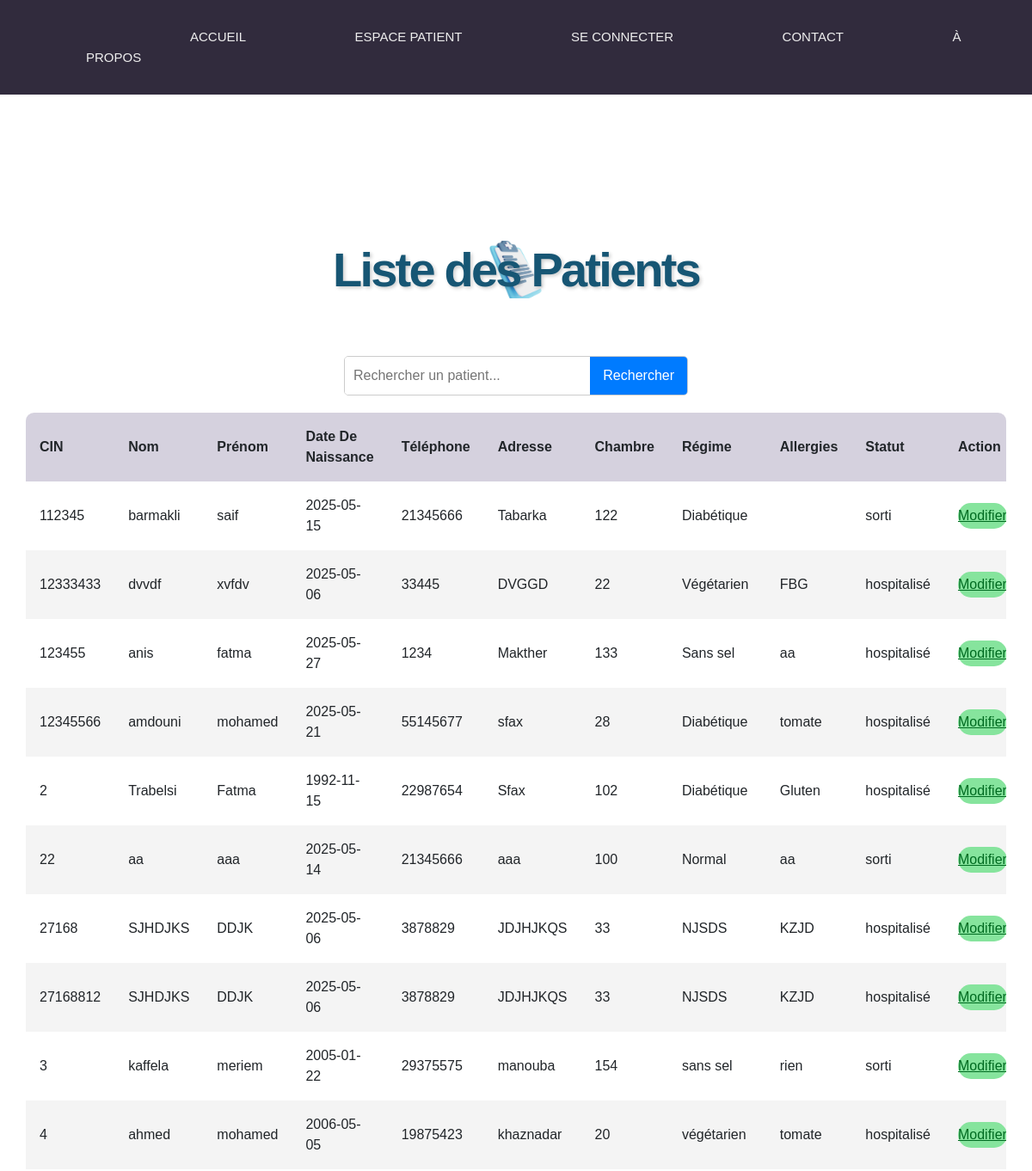
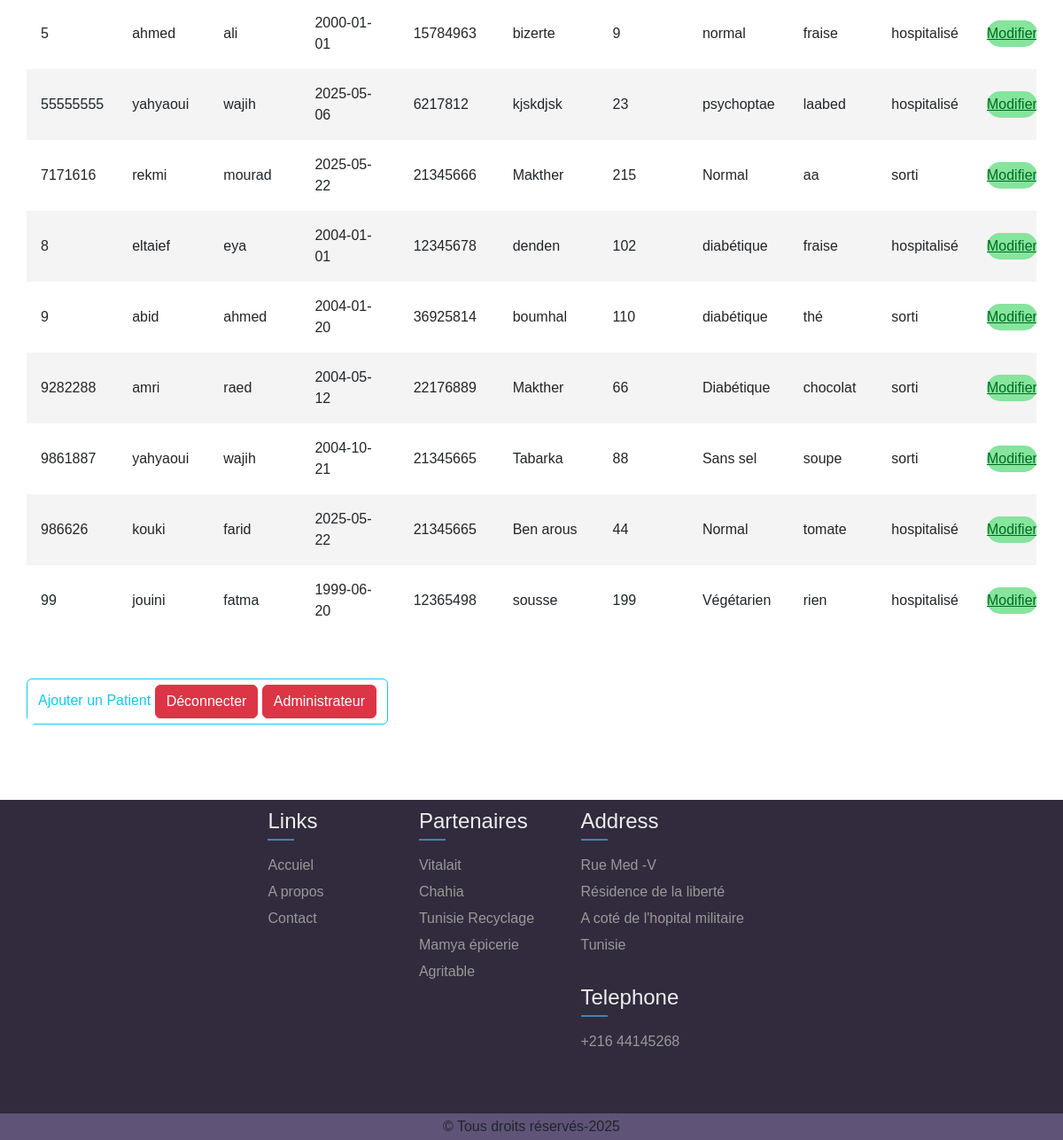
Screenshot of /src/html/liste_patients.php with the database file from the repository (2 pictures, top to bottom).
### tables this page shows
CREATE TABLE `patients` (
  `cin` varchar(8) NOT NULL,
  `nom` varchar(100) NOT NULL,
  `prenom` varchar(100) NOT NULL,
  `date_naissance` date NOT NULL,
  `tel` varchar(50) DEFAULT NULL,
  `adresse` varchar(255) DEFAULT NULL,
  `num_chambre` int(11) DEFAULT NULL,
  `regime` varchar(100) DEFAULT NULL,
  `allergies` text DEFAULT NULL,
  `statut` enum('hospitalisé','sorti') DEFAULT NULL
);

### src/html/liste_patients.php (the view, shortened to what this page needs)
<?php
include('../php/connection.php');
$searchTerm = '';
$sql = "SELECT * FROM patients WHERE nom LIKE ? OR prenom LIKE ? OR cin LIKE ?";
$stmt = $conn->prepare($sql);
$searchTermWithWildcards = '%' . $searchTerm . '%';
$stmt->bind_param('sss', $searchTermWithWildcards, $searchTermWithWildcards, $searchTermWithWildcards);
$stmt->execute();
$result = $stmt->get_result();
?>
<!DOCTYPE html>
<html lang="fr">
<head>
    <link rel="stylesheet" href="../css/patientS.css">
    <link rel="stylesheet" href="https://cdnjs.cloudflare.com/ajax/libs/font-awesome/6.0.0-beta3/css/all.min.css">
    <link href="https://cdn.jsdelivr.net/npm/bootstrap@5.3.5/dist/css/bootstrap.min.css" rel="stylesheet">
</head>
<body>
 <section class="section-1">
    	<header>
	    	<nav>
                <a href="../html/acceuil.html" target="_blank"><i class="acc"></i> Accueil</a>
                <a href="../html/reclamation.html" ><i class="pat"></i> Espace patient</a>
                <a href="../html/login.html" ><i class="log"></i> se connecter</a>
                <a href="../html/contact.html" ><i class="cont"></i> Contact</a>
                <a href="../html/a-propos.html" ><i class="aprop"></i> À propos</a>
            </nav>
    	</header>
    </section>
    <main>
        <section class="patients-section">
            <h1 class="LSP">Liste des Patients</h1>
            <form class="search-form" method="POST">
                <input type="text" placeholder="Rechercher un patient..." name="search" id="search-input" value="<?php echo $searchTerm; ?>">
                <button type="submit" class="search-btn">Rechercher</button>
            </form>
            <section class="table-body">
                <table>
                    <thead>
                        <tr>
                            <th>CIN</th>
                            <th>Nom</th>
                            <th>Prénom</th>
                            <th>Date de naissance</th>
                            <th>Téléphone</th>
                            <th>Adresse</th>
                            <th>Chambre</th>
                            <th>Régime</th>
                            <th>Allergies</th>
                            <th>Statut</th>
                            <th>Action</th>
                        </tr>
                    </thead>
                    <tbody>
                        <?php
                        if ($result && $result->num_rows > 0) {
                            while ($row = $result->fetch_assoc()) {
                                echo "<tr>";
                                echo "<td>" . $row['cin'] . "</td>";
                                echo "<td>" . $row['nom'] . "</td>";
                                echo "<td>" . $row['prenom'] . "</td>";
                                echo "<td>" . $row['date_naissance'] . "</td>";
                                echo "<td>" . $row['tel'] . "</td>";
                                echo "<td>" . $row['adresse'] . "</td>";
                                echo "<td>" . $row['num_chambre'] . "</td>";
                                echo "<td>" . $row['regime'] . "</td>";
                                echo "<td>" . $row['allergies'] . "</td>";
                                echo "<td>" . $row['statut'] . "</td>";
                                echo "<td><a href='edit-statut.php?cin=" . $row['cin'] . "' class='modif'>Modifier</a></td>";
                                echo "</tr>";
                            }
                        } else {
                            echo "<tr><td colspan='10'>Aucun patient trouvé.</td></tr>";
                        }
                        ?>
                    </tbody>
                    </table>
            <br><br>
            <button type="button" class="btn btn-outline-info">
  <a href="add-patient.html" class="btnAj" style="text-decoration: none; color: inherit;">Ajouter un Patient</a>
  <a href="logout.php" class="btn btn-danger" class="btn btn-primary" id="deco">Déconnecter</a>
    <a href="administrateur_dashboard.php" class="btn btn-danger" class="btn btn-primary" id="deco">Administrateur</a>
</button>
        </section>
    </main>
    <br> <br> <br>
      <footer class="foter">
        <div class="footer-area">
            <div class="columns column-one">
            </div>
            <ul class="columns column-two">
                <h4>Links</h4>
                <li><a href="../html/acceuil.html " target="_blank">Accuiel</a></li>
                <li><a href="../html/a-propos.html" target="_blank">A propos</a></li>
                <li><a href="../html/contact.html" target="_blank">Contact</a></li>
            </ul>
            <ul class="columns column-three">
                <h4>Partenaires</h4>
                <li><a href="https://www.vitalait.net/tun/fr" target="_blank">Vitalait</a></li>
                <li><a href="https://chahia.com.tn/" target="_blank">Chahia</a></li>
                <li><a href="https://www.tunisierecyclage.org/" target="_blank">Tunisie Recyclage</a></li>
                <li><a href="https://www.facebook.com/FruitsSecsMamya/" target="_blank">Mamya épicerie</a></li>
                <li><a href="https://www.agritable.tn/" target="_blank">Agritable</a></li>
            </ul>
            <ul class="columns column-four">
                <div class="footer-address">
                    <h4>Address</h4>
                    <li>Rue Med -V</li>
                    <li>Résidence de la liberté</li>
                    <li>A coté de l'hopital militaire</li>
                    <li>Tunisie</li>
                </div>
                <div class="footer-tel">
                    <h4>Telephone</h4>
                    <li>+216 44145268</li>
                </div>
            </ul>
        </div>
        <div class="copyright">&copy; Tous droits réservés-2025</div>
    </footer>
</body>
</html>

### src/css/patientS.css (style rules this page uses)
* { padding: 0; margin: 0; box-sizing: border-box; font-family: sans-serif; }
.section-1 { width: 100%; background-size: cover; height: 35vh; background-position: center; }
header { display: flex; padding: 30px; align-items: center; position: fixed; top: 0; left: 0; width: 100%; transition: 500ms; background-color:#312b3d; justify-content: center; z-index: 100; }
nav a { margin-left: 120px; font-size: 15px; text-decoration: none; font-family: sans-serif; color: #eee; text-transform: uppercase; border-bottom: 3px solid transparent; padding: 10px 1px; transition: 200ms; }
.LSP { font-size: 3.5em; font-weight: 800; color:#175674; text-shadow: 2px 2px 4px rgba(0, 0, 0, 0.2); letter-spacing: -0.05em; text-align: center; margin-bottom: 1.2em; background-image: url(3d-illustration-of-blue-medical-report-png.png); background-repeat: no-repeat; background-size: 80px auto; background-position: center 20%; font-family: "Oswald", sans-serif; font-optical-sizing: auto; z-index: -1; }
.search-form { display: flex; border: 1px solid #ccc; border-radius: 5px; overflow: hidden; margin: 20px auto; max-width: 400px; }
#search-input { flex-grow: 1; padding: 10px; border: none; outline: none; font-size: 1em; }
.search-btn { background-color: #007bff; color: white; border: none; padding: 10px 15px; cursor: pointer; font-size: 1em; outline: none; transition: background-color 0.3s ease; }
.table-body { width: 95%; max-height: calc(89% - 1.6rem); background-color: #fffb; margin: .8rem auto; border-radius: .6rem; overflow: auto; overflow: overlay; }
table { width: 100%; }
table, th, td { border-collapse: collapse; padding: 1rem; text-align: left; }
thead th { position: sticky; top: 0; left: 0; background-color: #d5d1defe; cursor: pointer; text-transform: capitalize; }
tbody tr:nth-child(even) { background-color: #0000000b; }
tbody tr { --delay: .1s; transition: .5s ease-in-out var(--delay), background-color 0s; }
tbody tr td, tbody tr td p, tbody tr td img { transition: .2s ease-in-out; }
.modif { padding: .4rem 0; border-radius: 2rem; text-align: center; background-color: #86e49d; color: #006b21; }
footer { background-color: #312b3d; }
.footer-area { display: flex; flex-direction: row; align-items: flex-start; justify-content: space-between; width: 70%; min-width: 700px; min-height: 250px; height: auto; padding-bottom: 50px; }
.footer-area ul { list-style: none; padding-top: 10px; }
.footer-area ul h4 { margin-bottom: 20px; color: #eee; position: relative; }
.footer-area ul h4:after { content: ''; display: block; height: 2px; width: 30px; border: none; background-color: steelblue; margin-top: 5px; position: absolute; left: 0; }
.footer-area ul li a, .column-four li { display: block; text-decoration: none; color: #999; padding: 3px 0; transition: padding 0.2s; }
.columns { display: flex; flex-direction: column; justify-content: flex-start; align-items: start; height: 100%; }
.column-one { width: 25%; min-width: 250px; gap: 30px; }
.column-two, .column-three, .column-four { width: auto; min-width: 150px; }
.column-four { gap: 30px; }
.copyright { display: flex; align-items: center; justify-content: center; background-color: #64577eea; height: 30px; width: 100%; bottom: 0; }

### rows the page displays
patients: cin "112345", nom "barmakli", prenom "saif", date_naissance "2025-05-15", tel "21345666", adresse "Tabarka", num_chambre "122", regime "Diabétique", statut "sorti"
patients: cin "12333433", nom "dvvdf", prenom "xvfdv", date_naissance "2025-05-06", tel "33445", adresse "DVGGD", num_chambre "22", regime "Végétarien", allergies "FBG", statut "hospitalisé"
patients: cin "123455", nom "anis", prenom "fatma", date_naissance "2025-05-27", tel "1234", adresse "Makther", num_chambre "133", regime "Sans sel", allergies "aa", statut "hospitalisé"
patients: cin "12345566", nom "amdouni", prenom "mohamed", date_naissance "2025-05-21", tel "55145677", adresse "sfax", num_chambre "28", regime "Diabétique", allergies "tomate", statut "hospitalisé"
patients: cin "2", nom "Trabelsi", prenom "Fatma", date_naissance "1992-11-15", tel "22987654", adresse "Sfax", num_chambre "102", regime "Diabétique", allergies "Gluten", statut "hospitalisé"
patients: cin "22", nom "aa", prenom "aaa", date_naissance "2025-05-14", tel "21345666", adresse "aaa", num_chambre "100", regime "Normal", allergies "aa", statut "sorti"
patients: cin "27168", nom "SJHDJKS", prenom "DDJK", date_naissance "2025-05-06", tel "3878829", adresse "JDJHJKQS", num_chambre "33", regime "NJSDS", allergies "KZJD", statut "hospitalisé"
patients: cin "27168812", nom "SJHDJKS", prenom "DDJK", date_naissance "2025-05-06", tel "3878829", adresse "JDJHJKQS", num_chambre "33", regime "NJSDS", allergies "KZJD", statut "hospitalisé"
patients: cin "3", nom "kaffela", prenom "meriem", date_naissance "2005-01-22", tel "29375575", adresse "manouba", num_chambre "154", regime "sans sel", allergies "rien", statut "sorti"
patients: cin "4", nom "ahmed", prenom "mohamed", date_naissance "2006-05-05", tel "19875423", adresse "khaznadar", num_chambre "20", regime "végétarien", allergies "tomate", statut "hospitalisé"
patients: cin "5", nom "ahmed", prenom "ali", date_naissance "2000-01-01", tel "15784963", adresse "bizerte", num_chambre "9", regime "normal", allergies "fraise", statut "hospitalisé"
patients: cin "55555555", nom "yahyaoui", prenom "wajih", date_naissance "2025-05-06", tel "6217812", adresse "kjskdjsk", num_chambre "23", regime "psychoptae", allergies "laabed", statut "hospitalisé"
patients: cin "7171616", nom "rekmi", prenom "mourad", date_naissance "2025-05-22", tel "21345666", adresse "Makther", num_chambre "215", regime "Normal", allergies "aa", statut "sorti"
patients: cin "8", nom "eltaief", prenom "eya", date_naissance "2004-01-01", tel "12345678", adresse "denden", num_chambre "102", regime "diabétique", allergies "fraise", statut "hospitalisé"
patients: cin "9", nom "abid", prenom "ahmed", date_naissance "2004-01-20", tel "36925814", adresse "boumhal", num_chambre "110", regime "diabétique", allergies "thé", statut "sorti"
patients: cin "9282288", nom "amri", prenom "raed", date_naissance "2004-05-12", tel "22176889", adresse "Makther", num_chambre "66", regime "Diabétique", allergies "chocolat", statut "sorti"
patients: cin "9861887", nom "yahyaoui", prenom "wajih", date_naissance "2004-10-21", tel "21345665", adresse "Tabarka", num_chambre "88", regime "Sans sel", allergies "soupe", statut "sorti"
patients: cin "986626", nom "kouki", prenom "farid", date_naissance "2025-05-22", tel "21345665", adresse "Ben arous", num_chambre "44", regime "Normal", allergies "tomate", statut "hospitalisé"
patients: cin "99", nom "jouini", prenom "fatma", date_naissance "1999-06-20", tel "12365498", adresse "sousse", num_chambre "199", regime "Végétarien", allergies "rien", statut "hospitalisé"
